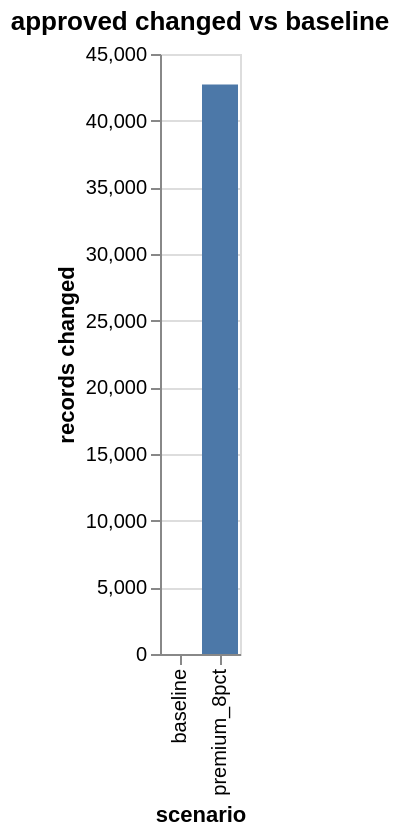
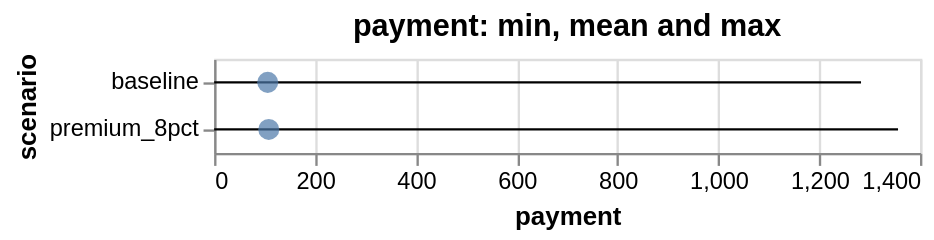
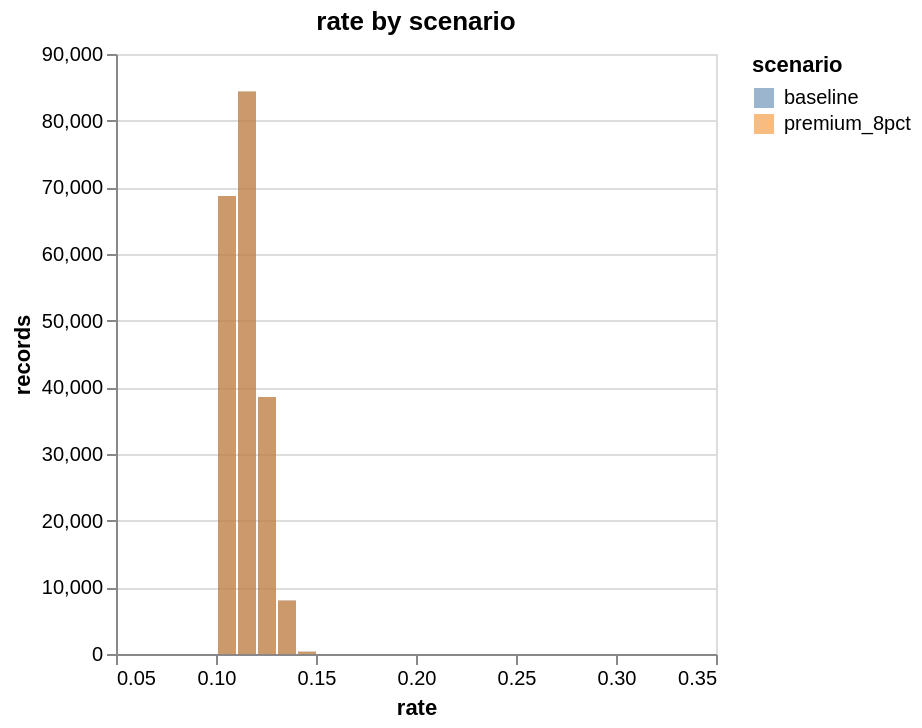
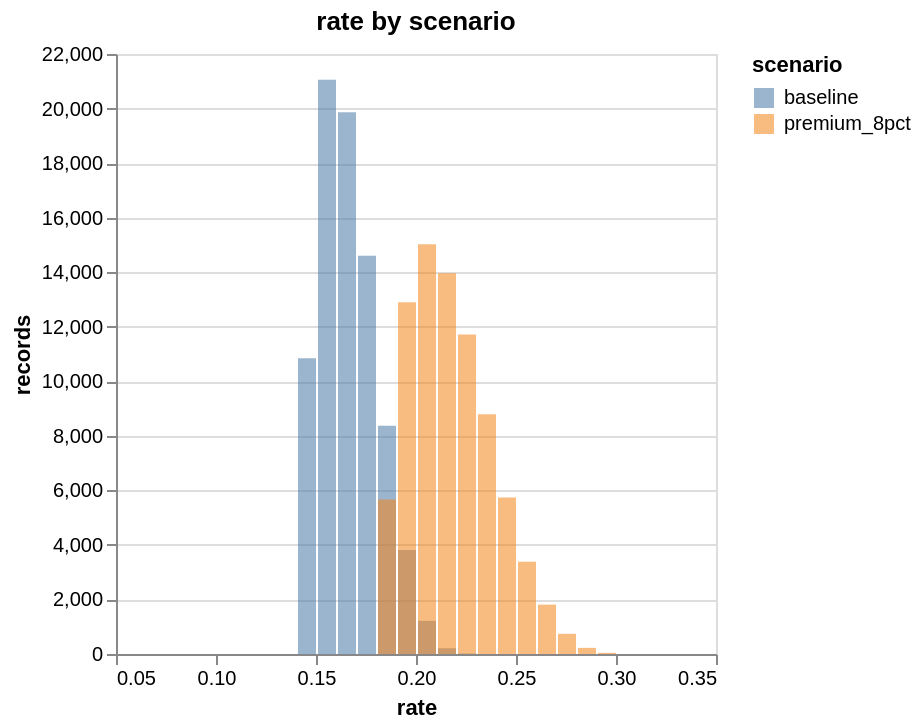

Notebook cell for these charts, in order:
### Markdown cell above
Before pricing the two runs agree; inside the unsecured arm the whole distribution shifts; after the
branch only the unsecured share of records moved. `show()` puts every metric's table next to its charts.

### Code cell
result.show()

### Figure 1 — Vega-Lite specification as saved in the notebook (floating-point values rounded to 4 significant figures)
{"config": {"view": {"continuousWidth": 300, "continuousHeight": 300}}, "data": {"name": "data-3616b177cd5fa4160f5f398e29cfd93f"}, "mark": {"type": "bar"}, "encoding": {"tooltip": [{"field": "scenario", "type": "nominal"}, {"field": "changed", "type": "quantitative"}, {"field": "compared", "type": "quantitative"}, {"field": "first", "title": "first changed record", "type": "quantitative"}], "x": {"field": "scenario", "sort": null, "type": "nominal"}, "y": {"field": "changed", "title": "records changed", "type": "quantitative"}}, "title": "approved changed vs baseline", "$schema": "https://vega.github.io/schema/vega-lite/v6.4.1.json", "datasets": {"data-3616b177cd5fa4160f5f398e29cfd93f": [{"scenario": "baseline", "changed": 0, "compared": 200000, "first": null}, {"scenario": "premium_8pct", "changed": 42720, "compared": 200000, "first": 14}]}}

### Figure 2 — Vega-Lite specification as saved in the notebook (floating-point values rounded to 4 significant figures)
{"config": {"view": {"continuousWidth": 300, "continuousHeight": 300}}, "layer": [{"mark": {"type": "rule"}, "encoding": {"x": {"field": "min", "title": "payment", "type": "quantitative"}, "x2": {"field": "max"}, "y": {"field": "scenario", "sort": null, "type": "nominal"}}, "title": "payment: min, mean and max"}, {"mark": {"type": "point", "filled": true, "size": 80}, "encoding": {"tooltip": [{"field": "scenario", "type": "nominal"}, {"field": "min", "type": "quantitative"}, {"field": "mean", "type": "quantitative"}, {"field": "max", "type": "quantitative"}, {"field": "count", "type": "quantitative"}], "x": {"field": "mean", "type": "quantitative"}, "y": {"field": "scenario", "sort": null, "type": "nominal"}}, "title": "payment: min, mean and max"}], "data": {"name": "data-6de44a8e6246be9d6693415b5340b660"}, "$schema": "https://vega.github.io/schema/vega-lite/v6.4.1.json", "datasets": {"data-6de44a8e6246be9d6693415b5340b660": [{"scenario": "baseline", "min": 0.095, "mean": 106.3, "max": 1283.0, "count": 200000}, {"scenario": "premium_8pct", "min": 0.09834, "mean": 108.4, "max": 1356.0, "count": 200000}]}}

### Figure 3 — Vega-Lite specification as saved in the notebook (floating-point values rounded to 4 significant figures)
{"config": {"view": {"continuousWidth": 300, "continuousHeight": 300}}, "data": {"name": "data-f5bd74f593b4e5f2d20b8309db884bb8"}, "mark": {"type": "bar"}, "encoding": {"color": {"field": "scenario", "type": "nominal"}, "opacity": {"condition": {"param": "param_366548e304bb77de", "value": 0.55}, "value": 0.05}, "tooltip": [{"field": "scenario", "type": "nominal"}, {"field": "start", "format": ".4g", "type": "quantitative"}, {"field": "end", "format": ".4g", "type": "quantitative"}, {"field": "records", "type": "quantitative"}], "x": {"bin": "binned", "field": "start", "title": "rate", "type": "quantitative"}, "x2": {"field": "end"}, "y": {"field": "records", "stack": null, "type": "quantitative"}}, "params": [{"name": "param_366548e304bb77de", "select": {"type": "point", "fields": ["scenario"]}, "bind": "legend"}], "title": "rate by scenario", "$schema": "https://vega.github.io/schema/vega-lite/v6.4.1.json", "datasets": {"data-f5bd74f593b4e5f2d20b8309db884bb8": [{"scenario": "baseline", "start": 0.05, "end": 0.06, "records": 0}, {"scenario": "baseline", "start": 0.06, "end": 0.07, "records": 0}, {"scenario": "baseline", "start": 0.07, "end": 0.08, "records": 0}, {"scenario": "baseline", "start": 0.08, "end": 0.09, "records": 0}, {"scenario": "baseline", "start": 0.09, "end": 0.1, "records": 0}, {"scenario": "baseline", "start": 0.1, "end": 0.11, "records": 68697}, {"scenario": "baseline", "start": 0.11, "end": 0.12, "records": 84363}, {"scenario": "baseline", "start": 0.12, "end": 0.13, "records": 38560}, {"scenario": "baseline", "start": 0.13, "end": 0.14, "records": 8026}, {"scenario": "baseline", "start": 0.14, "end": 0.15, "records": 354}, {"scenario": "baseline", "start": 0.15, "end": 0.16, "records": 0}, {"scenario": "baseline", "start": 0.16, "end": 0.17, "records": 0}, {"scenario": "baseline", "start": 0.17, "end": 0.18, "records": 0}, {"scenario": "baseline", "start": 0.18, "end": 0.19, "records": 0}, {"scenario": "baseline", "start": 0.19, "end": 0.2, "records": 0}, {"scenario": "baseline", "start": 0.2, "end": 0.21, "records": 0}, {"scenario": "baseline", "start": 0.21, "end": 0.22, "records": 0}, {"scenario": "baseline", "start": 0.22, "end": 0.23, "records": 0}, {"scenario": "baseline", "start": 0.23, "end": 0.24, "records": 0}, {"scenario": "baseline", "start": 0.24, "end": 0.25, "records": 0}, {"scenario": "baseline", "start": 0.25, "end": 0.26, "records": 0}, {"scenario": "baseline", "start": 0.26, "end": 0.27, "records": 0}, {"scenario": "baseline", "start": 0.27, "end": 0.28, "records": 0}, {"scenario": "baseline", "start": 0.28, "end": 0.29, "records": 0}, {"scenario": "baseline", "start": 0.29, "end": 0.3, "records": 0}, {"scenario": "baseline", "start": 0.3, "end": 0.31, "records": 0}, {"scenario": "baseline", "start": 0.31, "end": 0.32, "records": 0}, {"scenario": "baseline", "start": 0.32, "end": 0.33, "records": 0}, {"scenario": "baseline", "start": 0.33, "end": 0.34, "records": 0}, {"scenario": "baseline", "start": 0.34, "end": 0.35, "records": 0}, {"scenario": "premium_8pct", "start": 0.05, "end": 0.06, "records": 0}, {"scenario": "premium_8pct", "start": 0.06, "end": 0.07, "records": 0}, {"scenario": "premium_8pct", "start": 0.07, "end": 0.08, "records": 0}, {"scenario": "premium_8pct", "start": 0.08, "end": 0.09, "records": 0}, {"scenario": "premium_8pct", "start": 0.09, "end": 0.1, "records": 0}, {"scenario": "premium_8pct", "start": 0.1, "end": 0.11, "records": 68697}, {"scenario": "premium_8pct", "start": 0.11, "end": 0.12, "records": 84363}, {"scenario": "premium_8pct", "start": 0.12, "end": 0.13, "records": 38560}, {"scenario": "premium_8pct", "start": 0.13, "end": 0.14, "records": 8026}, {"scenario": "premium_8pct", "start": 0.14, "end": 0.15, "records": 354}, {"scenario": "premium_8pct", "start": 0.15, "end": 0.16, "records": 0}, {"scenario": "premium_8pct", "start": 0.16, "end": 0.17, "records": 0}, {"scenario": "premium_8pct", "start": 0.17, "end": 0.18, "records": 0}, {"scenario": "premium_8pct", "start": 0.18, "end": 0.19, "records": 0}, {"scenario": "premium_8pct", "start": 0.19, "end": 0.2, "records": 0}, {"scenario": "premium_8pct", "start": 0.2, "end": 0.21, "records": 0}, {"scenario": "premium_8pct", "start": 0.21, "end": 0.22, "records": 0}, {"scenario": "premium_8pct", "start": 0.22, "end": 0.23, "records": 0}, {"scenario": "premium_8pct", "start": 0.23, "end": 0.24, "records": 0}, {"scenario": "premium_8pct", "start": 0.24, "end": 0.25, "records": 0}, {"scenario": "premium_8pct", "start": 0.25, "end": 0.26, "records": 0}, {"scenario": "premium_8pct", "start": 0.26, "end": 0.27, "records": 0}, {"scenario": "premium_8pct", "start": 0.27, "end": 0.28, "records": 0}, {"scenario": "premium_8pct", "start": 0.28, "end": 0.29, "records": 0}, {"scenario": "premium_8pct", "start": 0.29, "end": 0.3, "records": 0}, {"scenario": "premium_8pct", "start": 0.3, "end": 0.31, "records": 0}, {"scenario": "premium_8pct", "start": 0.31, "end": 0.32, "records": 0}, {"scenario": "premium_8pct", "start": 0.32, "end": 0.33, "records": 0}, {"scenario": "premium_8pct", "start": 0.33, "end": 0.34, "records": 0}, {"scenario": "premium_8pct", "start": 0.34, "end": 0.35, "records": 0}]}}

### Figure 4 — Vega-Lite specification as saved in the notebook (floating-point values rounded to 4 significant figures)
{"config": {"view": {"continuousWidth": 300, "continuousHeight": 300}}, "data": {"name": "data-bff8fc35b4ebb6c840099e4d9ace90bb"}, "mark": {"type": "bar"}, "encoding": {"color": {"field": "scenario", "type": "nominal"}, "opacity": {"condition": {"param": "param_366548e304bb77de", "value": 0.55}, "value": 0.05}, "tooltip": [{"field": "scenario", "type": "nominal"}, {"field": "start", "format": ".4g", "type": "quantitative"}, {"field": "end", "format": ".4g", "type": "quantitative"}, {"field": "records", "type": "quantitative"}], "x": {"bin": "binned", "field": "start", "title": "rate", "type": "quantitative"}, "x2": {"field": "end"}, "y": {"field": "records", "stack": null, "type": "quantitative"}}, "params": [{"name": "param_366548e304bb77de", "select": {"type": "point", "fields": ["scenario"]}, "bind": "legend"}], "title": "rate by scenario", "$schema": "https://vega.github.io/schema/vega-lite/v6.4.1.json", "datasets": {"data-bff8fc35b4ebb6c840099e4d9ace90bb": [{"scenario": "baseline", "start": 0.05, "end": 0.06, "records": 0}, {"scenario": "baseline", "start": 0.06, "end": 0.07, "records": 0}, {"scenario": "baseline", "start": 0.07, "end": 0.08, "records": 0}, {"scenario": "baseline", "start": 0.08, "end": 0.09, "records": 0}, {"scenario": "baseline", "start": 0.09, "end": 0.1, "records": 0}, {"scenario": "baseline", "start": 0.1, "end": 0.11, "records": 0}, {"scenario": "baseline", "start": 0.11, "end": 0.12, "records": 0}, {"scenario": "baseline", "start": 0.12, "end": 0.13, "records": 0}, {"scenario": "baseline", "start": 0.13, "end": 0.14, "records": 0}, {"scenario": "baseline", "start": 0.14, "end": 0.15, "records": 10841}, {"scenario": "baseline", "start": 0.15, "end": 0.16, "records": 21059}, {"scenario": "baseline", "start": 0.16, "end": 0.17, "records": 19866}, {"scenario": "baseline", "start": 0.17, "end": 0.18, "records": 14607}, {"scenario": "baseline", "start": 0.18, "end": 0.19, "records": 8368}, {"scenario": "baseline", "start": 0.19, "end": 0.2, "records": 3814}, {"scenario": "baseline", "start": 0.2, "end": 0.21, "records": 1215}, {"scenario": "baseline", "start": 0.21, "end": 0.22, "records": 211}, {"scenario": "baseline", "start": 0.22, "end": 0.23, "records": 16}, {"scenario": "baseline", "start": 0.23, "end": 0.24, "records": 0}, {"scenario": "baseline", "start": 0.24, "end": 0.25, "records": 0}, {"scenario": "baseline", "start": 0.25, "end": 0.26, "records": 0}, {"scenario": "baseline", "start": 0.26, "end": 0.27, "records": 0}, {"scenario": "baseline", "start": 0.27, "end": 0.28, "records": 0}, {"scenario": "baseline", "start": 0.28, "end": 0.29, "records": 0}, {"scenario": "baseline", "start": 0.29, "end": 0.3, "records": 0}, {"scenario": "baseline", "start": 0.3, "end": 0.31, "records": 0}, {"scenario": "baseline", "start": 0.31, "end": 0.32, "records": 0}, {"scenario": "baseline", "start": 0.32, "end": 0.33, "records": 0}, {"scenario": "baseline", "start": 0.33, "end": 0.34, "records": 0}, {"scenario": "baseline", "start": 0.34, "end": 0.35, "records": 0}, {"scenario": "premium_8pct", "start": 0.05, "end": 0.06, "records": 0}, {"scenario": "premium_8pct", "start": 0.06, "end": 0.07, "records": 0}, {"scenario": "premium_8pct", "start": 0.07, "end": 0.08, "records": 0}, {"scenario": "premium_8pct", "start": 0.08, "end": 0.09, "records": 0}, {"scenario": "premium_8pct", "start": 0.09, "end": 0.1, "records": 0}, {"scenario": "premium_8pct", "start": 0.1, "end": 0.11, "records": 0}, {"scenario": "premium_8pct", "start": 0.11, "end": 0.12, "records": 0}, {"scenario": "premium_8pct", "start": 0.12, "end": 0.13, "records": 0}, {"scenario": "premium_8pct", "start": 0.13, "end": 0.14, "records": 0}, {"scenario": "premium_8pct", "start": 0.14, "end": 0.15, "records": 0}, {"scenario": "premium_8pct", "start": 0.15, "end": 0.16, "records": 0}, {"scenario": "premium_8pct", "start": 0.16, "end": 0.17, "records": 0}, {"scenario": "premium_8pct", "start": 0.17, "end": 0.18, "records": 0}, {"scenario": "premium_8pct", "start": 0.18, "end": 0.19, "records": 5669}, {"scenario": "premium_8pct", "start": 0.19, "end": 0.2, "records": 12901}, {"scenario": "premium_8pct", "start": 0.2, "end": 0.21, "records": 15024}, {"scenario": "premium_8pct", "start": 0.21, "end": 0.22, "records": 13957}, {"scenario": "premium_8pct", "start": 0.22, "end": 0.23, "records": 11718}, {"scenario": "premium_8pct", "start": 0.23, "end": 0.24, "records": 8789}, {"scenario": "premium_8pct", "start": 0.24, "end": 0.25, "records": 5740}, {"scenario": "premium_8pct", "start": 0.25, "end": 0.26, "records": 3380}, {"scenario": "premium_8pct", "start": 0.26, "end": 0.27, "records": 1810}, {"scenario": "premium_8pct", "start": 0.27, "end": 0.28, "records": 740}, {"scenario": "premium_8pct", "start": 0.28, "end": 0.29, "records": 224}, {"scenario": "premium_8pct", "start": 0.29, "end": 0.3, "records": 44}, {"scenario": "premium_8pct", "start": 0.3, "end": 0.31, "records": 1}, {"scenario": "premium_8pct", "start": 0.31, "end": 0.32, "records": 0}, {"scenario": "premium_8pct", "start": 0.32, "end": 0.33, "records": 0}, {"scenario": "premium_8pct", "start": 0.33, "end": 0.34, "records": 0}, {"scenario": "premium_8pct", "start": 0.34, "end": 0.35, "records": 0}]}}
